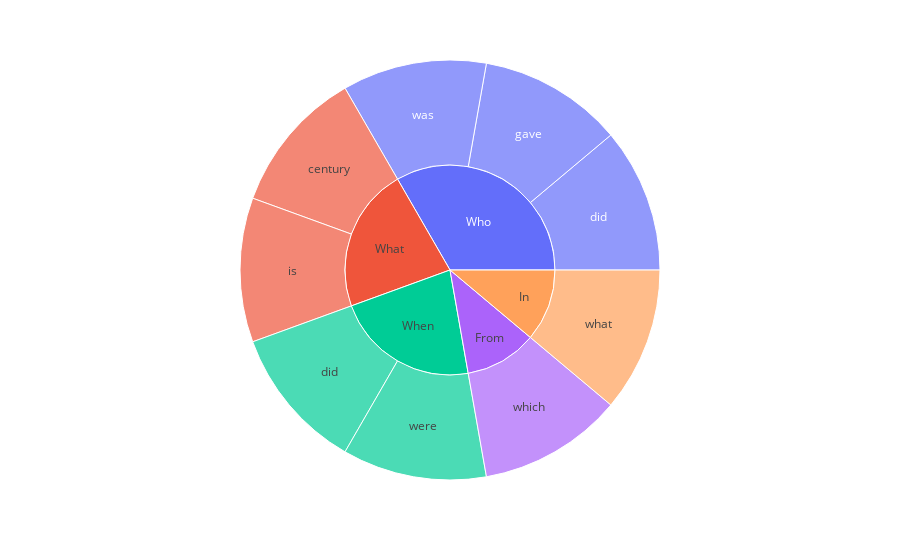

Notebook code for this chart:
### Markdown cell above
#### sunburst

### Code cell
plot_sentence_sunburst(normans, 2)

### Figure 1 — Plotly figure (JSON) as saved in the notebook; plotly's stock layout.template omitted (floating-point values rounded to 4 significant figures)
{"data": [{"branchvalues": "total", "domain": {"x": [0, 1], "y": [0, 1]}, "hovertemplate": "labels=%{label}<br>count=%{value}<br>parent=%{parent}<br>id=%{id}<extra></extra>", "ids": ["What/century", "When/did", "Who/did", "Who/gave", "What/is", "Who/was", "When/were", "In/what", "From/which", "From", "In", "What", "When", "Who"], "labels": ["century", "did", "did", "gave", "is", "was", "were", "what", "which", "From", "In", "What", "When", "Who"], "name": "", "parents": ["What", "When", "Who", "Who", "What", "Who", "When", "In", "From", "", "", "", "", ""], "type": "sunburst", "values": [1, 1, 1, 1, 1, 1, 1, 1, 1, 1, 1, 2, 2, 3]}], "layout": {"autosize": true, "legend": {"tracegroupgap": 0}, "margin": {"t": 60}}}
